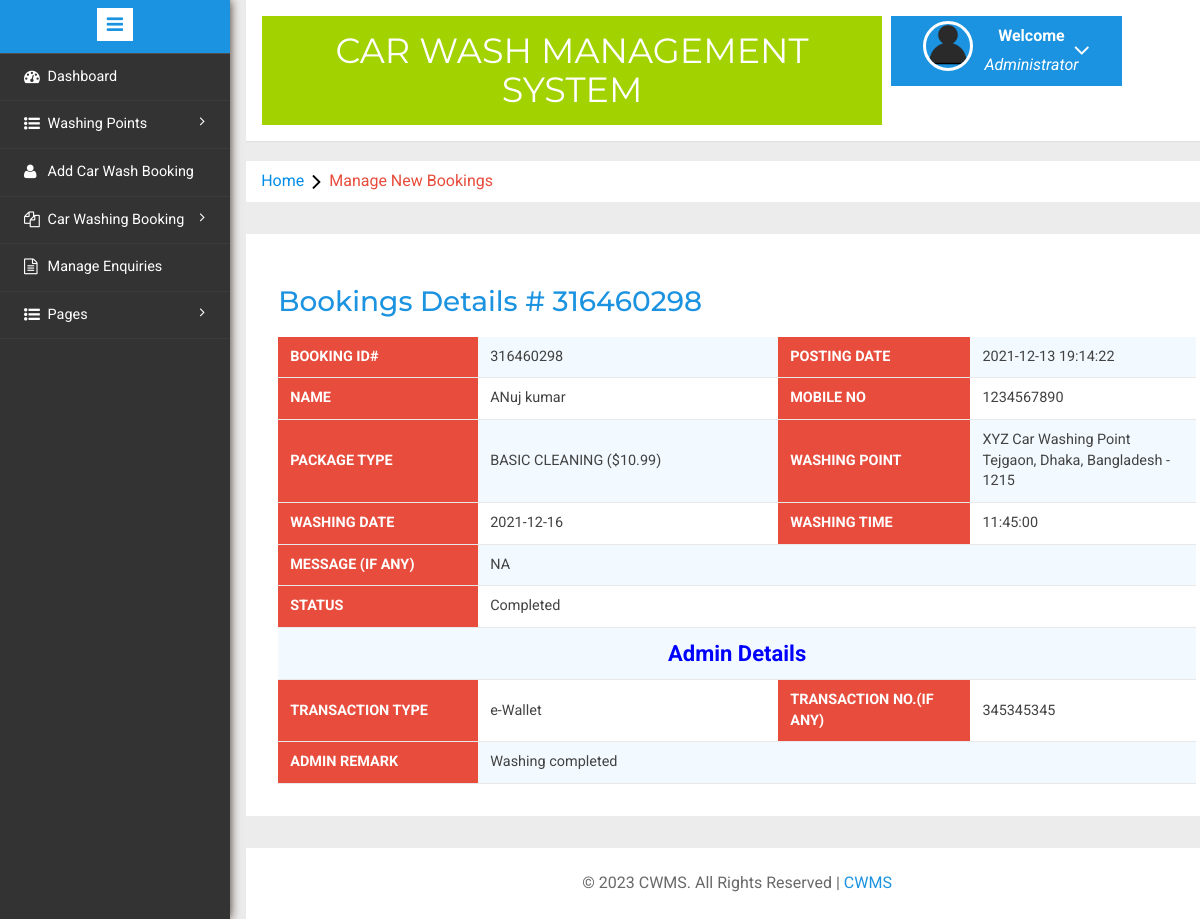
The app's page /admin/booking-details.php?bid=1&&bookingid=316460298 (signed in) with its own data.
### tables this page shows
CREATE TABLE `tblcarwashbooking`(
    `id` INT(11) NOT NULL,
    `bookingId` BIGINT(10) DEFAULT NULL,
    `packageType` VARCHAR(120) DEFAULT NULL,
    `carWashPoint` INT(11) DEFAULT NULL,
    `fullName` VARCHAR(150) DEFAULT NULL,
    `mobileNumber` BIGINT(12) DEFAULT NULL,
    `washDate` DATE DEFAULT NULL,
    `washTime` TIME DEFAULT NULL,
    `message` MEDIUMTEXT DEFAULT NULL,
    `status` VARCHAR(120) DEFAULT NULL,
    `adminRemark` MEDIUMTEXT DEFAULT NULL,
    `paymentMode` VARCHAR(120) DEFAULT NULL,
    `txnNumber` VARCHAR(120) DEFAULT NULL,
    `postingDate` TIMESTAMP NULL DEFAULT CURRENT_TIMESTAMP(), `lastUpdationDate` TIMESTAMP NULL DEFAULT NULL ON UPDATE CURRENT_TIMESTAMP());

CREATE TABLE `tblwashingpoints`(
    `id` INT(11) NOT NULL,
    `washingPointName` VARCHAR(255) DEFAULT NULL,
    `washingPointAddress` VARCHAR(255) DEFAULT NULL,
    `contactNumber` BIGINT(20) DEFAULT NULL,
    `creationDate` TIMESTAMP NOT NULL DEFAULT CURRENT_TIMESTAMP());

### admin/booking-details.php (the view, shortened to what this page needs)
<?php
include('includes/config.php');
if (strlen($_SESSION['alogin']) == 0) {
	header('location:index.php');
} else {
	?>
	<!DOCTYPE HTML>
	<html>
	<head>
		<link href="css/bootstrap.min.css" rel='stylesheet' type='text/css' />
		<link href="css/style.css" rel='stylesheet' type='text/css' />
		<link rel="stylesheet" href="css/morris.css" type="text/css" />
		<link href="css/font-awesome.css" rel="stylesheet">
		<link rel="stylesheet" type="text/css" href="css/table-style.css" />
		<link rel="stylesheet" type="text/css" href="css/basictable.css" />
		<link rel="stylesheet" href="css/icon-font.min.css" type='text/css' />
	</head>
	<body>
		<div class="page-container">
			<div class="left-content">
				<div class="mother-grid-inner">
					<?php include('includes/header.php'); ?>
				</div>
				<ol class="breadcrumb">
					<li class="breadcrumb-item"><a href="dashboard.php">Home</a><i class="fa fa-angle-right"></i>Manage New Bookings
					</li>
				</ol>
				<div class="agile-grids">
					<div class="agile-tables">
						<div class="w3l-table-info">
							<h2>Bookings Details #
								<?php echo $_GET['bookingid']; ?>
							</h2>
							<table id="table">
								<tbody>
									<?php
									$bid = $_GET['bid'];
									$sql = "SELECT * from tblcarwashbooking
join tblwashingpoints on tblwashingpoints.id=tblcarwashbooking.carWashPoint
 where tblcarwashbooking.id='$bid'";
									$query = $dbh->prepare($sql);
									$query->execute();
									$results = $query->fetchAll(PDO::FETCH_OBJ);
									if ($query->rowCount() > 0) {
										foreach ($results as $result) { ?>
											<tr>
												<th width="200">Booking Id#</th>
												<td>
													<?php echo htmlentities($result->bookingId); ?>
												</td>
												<th>Posting Date</th>
												<td>
													<?php echo htmlentities($result->postingDate); ?>
												</td>
											</tr>
											<tr>
												<th>Name</th>
												<td width="300">
													<?php echo htmlentities($result->fullName); ?>
												</td>
												<th>Mobile No</th>
												<td>
													<?php echo htmlentities($result->mobileNumber); ?>
												</td>
											</tr>
											<tr>
												<th>Package Type</th>
												<td>
													<?php $ptype = $result->packageType;
													if ($ptype == 1):
														echo "BASIC CLEANING ($10.99)";
													endif;
													?>
												</td>
												<th>Washing Point</th>
												<td>
													<?php echo htmlentities($result->washingPointName); ?><br />
													<?php echo htmlentities($result->washingPointAddress); ?>
												</td>
											</tr>
											<tr>
												<th>Washing Date</th>
												<td>
													<?php echo htmlentities($result->washDate); ?>
												</td>
												<th>Washing Time</th>
												<td>
													<?php echo htmlentities($result->washTime); ?>
												</td>
											</tr>
											<tr>
												<th>Message (if Any)</th>
												<td colspan="3">
													<?php echo htmlentities($result->message); ?>
												</td>
											</tr>
											<tr>
												<th>Status</th>
												<td colspan="3">
													<?php echo htmlentities($result->status); ?>
												</td>
											</tr>
											<?php if ($result->adminRemark == ''): ?>
												<tr>
													<td colspan="3">
														<button data-toggle="modal" data-target="#myModal" class="btn-primary btn">Take Action</button>
													</td>
												</tr>
											<?php else: ?>
												<tr>
													<td colspan="4" style="color:blue; font-size:22px; text-align:center; font-weight:bold;">Admin Details
													</td>
												</tr>
												<tr>
													<th>Transaction Type</th>
													<td>
														<?php echo htmlentities($result->paymentMode); ?>
													</td>
													<th>Transaction No.(if any)</th>
													<td>
														<?php echo htmlentities($result->txnNumber); ?>
													</td>
												</tr>
												<tr>
													<th>Admin Remark</th>
													<td colspan="3">
														<?php echo htmlentities($result->adminRemark); ?>
													</td>
												</tr>
											<?php endif; ?>
										<?php }
									} ?>
								</tbody>
							</table>
						</div>
					</div>
					<?php include('includes/footer.php'); ?>
				</div>
			</div>
			<?php include('includes/sidebarmenu.php'); ?>
		</div>
	</body>
	</html>
<?php } ?>

### admin/css/table-style.css (style rules this page uses)
table { background: white; border-collapse: collapse; margin: 1.25em 0 0; width: 100%; }
table tr, table th, table td { border: none; border-bottom: 1px solid #e8e8e8; font-size: .95em; }
table th, table td { padding: 10px 12px; text-align: left; }
table th { background: #e74c3c; color: #fff; text-transform: uppercase; }
table tr td { background: #f3faff; color: #424242; }
table tr:nth-of-type(2n+2) td { background: #ffffff; }
table { width: 100%; }

### records on screen
tblcarwashbooking: bookingId "316460298", postingDate "2021-12-13 19:14:22", fullName "ANuj kumar", mobileNumber "1234567890", packageType "BASIC CLEANING ($10.99)", carWashPoint.washingPointName "XYZ Car Washing Point", carWashPoint.washingPointAddress "Tejgaon, Dhaka, Bangladesh - 1215", washDate "2021-12-16", washTime "11:45:00", message "NA", status "Completed", paymentMode "e-Wallet", txnNumber "345345345", adminRemark "Washing completed"

### other values on screen
$_GET['bookingid'] "316460298"
